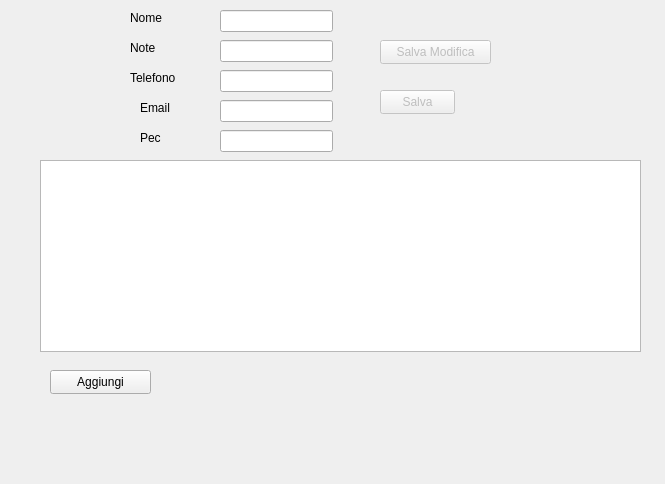
<?xml version="1.0" encoding="UTF-8"?>
<ui version="4.0">
 <class>Professionisti</class>
 <widget class="QDialog" name="Professionisti">
  <property name="geometry">
   <rect>
    <x>0</x>
    <y>0</y>
    <width>665</width>
    <height>484</height>
   </rect>
  </property>
  <property name="windowTitle">
   <string>Dialog</string>
  </property>
  <widget class="QTableWidget" name="tabella">
   <property name="geometry">
    <rect>
     <x>40</x>
     <y>160</y>
     <width>601</width>
     <height>192</height>
    </rect>
   </property>
   <property name="selectionBehavior">
    <enum>QAbstractItemView::SelectRows</enum>
   </property>
  </widget>
  <widget class="QLabel" name="label">
   <property name="geometry">
    <rect>
     <x>130</x>
     <y>10</y>
     <width>49</width>
     <height>16</height>
    </rect>
   </property>
   <property name="text">
    <string>Nome</string>
   </property>
  </widget>
  <widget class="QLabel" name="label_2">
   <property name="geometry">
    <rect>
     <x>130</x>
     <y>40</y>
     <width>49</width>
     <height>16</height>
    </rect>
   </property>
   <property name="text">
    <string>Note</string>
   </property>
  </widget>
  <widget class="QLineEdit" name="nomeEdit">
   <property name="geometry">
    <rect>
     <x>220</x>
     <y>10</y>
     <width>113</width>
     <height>22</height>
    </rect>
   </property>
  </widget>
  <widget class="QLineEdit" name="noteEdit">
   <property name="geometry">
    <rect>
     <x>220</x>
     <y>40</y>
     <width>113</width>
     <height>22</height>
    </rect>
   </property>
  </widget>
  <widget class="QLineEdit" name="telefonoEdit">
   <property name="geometry">
    <rect>
     <x>220</x>
     <y>70</y>
     <width>113</width>
     <height>22</height>
    </rect>
   </property>
  </widget>
  <widget class="QLineEdit" name="emailEdit">
   <property name="geometry">
    <rect>
     <x>220</x>
     <y>100</y>
     <width>113</width>
     <height>22</height>
    </rect>
   </property>
  </widget>
  <widget class="QLineEdit" name="pecEdit">
   <property name="geometry">
    <rect>
     <x>220</x>
     <y>130</y>
     <width>113</width>
     <height>22</height>
    </rect>
   </property>
  </widget>
  <widget class="QLabel" name="label_3">
   <property name="geometry">
    <rect>
     <x>130</x>
     <y>70</y>
     <width>49</width>
     <height>16</height>
    </rect>
   </property>
   <property name="text">
    <string>Telefono</string>
   </property>
  </widget>
  <widget class="QLabel" name="label_4">
   <property name="geometry">
    <rect>
     <x>140</x>
     <y>100</y>
     <width>49</width>
     <height>16</height>
    </rect>
   </property>
   <property name="text">
    <string>Email</string>
   </property>
  </widget>
  <widget class="QLabel" name="label_5">
   <property name="geometry">
    <rect>
     <x>140</x>
     <y>130</y>
     <width>49</width>
     <height>16</height>
    </rect>
   </property>
   <property name="text">
    <string>Pec</string>
   </property>
  </widget>
  <widget class="QPushButton" name="btnModifica">
   <property name="enabled">
    <bool>false</bool>
   </property>
   <property name="geometry">
    <rect>
     <x>380</x>
     <y>40</y>
     <width>111</width>
     <height>24</height>
    </rect>
   </property>
   <property name="text">
    <string>Salva Modifica</string>
   </property>
  </widget>
  <widget class="QPushButton" name="btnAggiungi">
   <property name="geometry">
    <rect>
     <x>50</x>
     <y>370</y>
     <width>101</width>
     <height>24</height>
    </rect>
   </property>
   <property name="text">
    <string>Aggiungi</string>
   </property>
  </widget>
  <widget class="QPushButton" name="pushButton">
   <property name="enabled">
    <bool>false</bool>
   </property>
   <property name="geometry">
    <rect>
     <x>380</x>
     <y>90</y>
     <width>75</width>
     <height>24</height>
    </rect>
   </property>
   <property name="text">
    <string>Salva</string>
   </property>
  </widget>
 </widget>
 <resources/>
 <connections/>
</ui>
